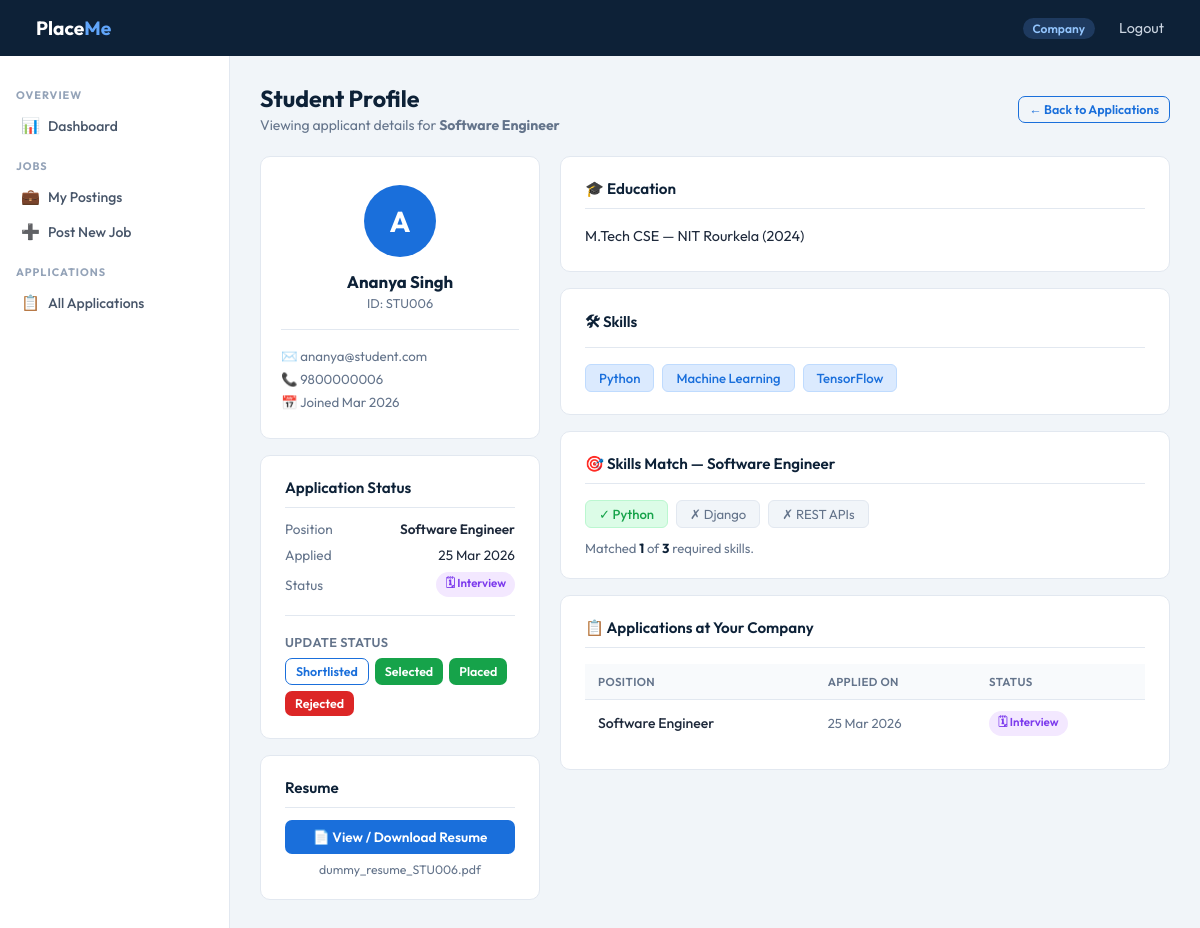
The page /company/student/6 (signed in) on the database its author committed.
### app.py (models this page shows, shortened)
class JobPosition(db.Model):
    __tablename__ = 'job_position'
    id              = db.Column(db.Integer, primary_key=True)
    company_id      = db.Column(db.Integer, db.ForeignKey('company.id'), nullable=False)
    title           = db.Column(db.String(100), nullable=False)
    description     = db.Column(db.Text)
    required_skills = db.Column(db.Text)
    experience      = db.Column(db.String(50))
    salary_range    = db.Column(db.String(50))
    status          = db.Column(db.String(20), default='Active')  # Active / Closed
    is_approved     = db.Column(db.Boolean, default=False)
    posted_date     = db.Column(db.DateTime, default=datetime.utcnow)
    applications = db.relationship(
        'Application', backref='job_position',
        lazy=True, cascade='all, delete-orphan'
    )

class Student(db.Model):
    __tablename__ = 'student'
    id              = db.Column(db.Integer, primary_key=True)
    name            = db.Column(db.String(100), nullable=False)
    email           = db.Column(db.String(120), unique=True, nullable=False)
    password        = db.Column(db.String(200), nullable=False)
    student_id      = db.Column(db.String(50), unique=True)
    contact         = db.Column(db.String(20))
    education       = db.Column(db.Text)
    skills          = db.Column(db.Text)
    resume_path     = db.Column(db.String(200))
    is_active       = db.Column(db.Boolean, default=True)
    registered_date = db.Column(db.DateTime, default=datetime.utcnow)
    applications = db.relationship(
        'Application', backref='student',
        lazy=True, cascade='all, delete-orphan'
    )

class Application(db.Model):
    __tablename__ = 'application'
    id           = db.Column(db.Integer, primary_key=True)
    student_id   = db.Column(db.Integer, db.ForeignKey('student.id'), nullable=False)
    job_id       = db.Column(db.Integer, db.ForeignKey('job_position.id'), nullable=False)
    status       = db.Column(db.String(20), default='Applied')  # Applied → Shortlisted → Selected / Rejected / Placed
    applied_date = db.Column(db.DateTime, default=datetime.utcnow)
    updated_date = db.Column(db.DateTime, default=datetime.utcnow)
    placement = db.relationship(
        'Placement', backref='application',
        uselist=False, cascade='all, delete-orphan'
    )

### app.py (the view)
@app.route('/company/student/<int:student_id>')
def company_view_student(student_id):
    company = _company_or_401()
    if not company:
        return redirect(url_for('login'))
    if not company.is_approved or not company.is_active:
        flash('Your company account is not authorized.', 'danger')
        return redirect(url_for('login'))
    company_job_ids = [j.id for j in company.job_positions]
    application = Application.query.filter(
        Application.student_id == student_id,
        Application.job_id.in_(company_job_ids),
        Application.status.in_(['Shortlisted', 'Interview', 'Selected', 'Placed']),
    ).first()
    if not application:
        flash('You can only view profiles of shortlisted or selected applicants.', 'danger')
        return redirect(url_for('company_dashboard'))
    student = Student.query.get_or_404(student_id)
    return render_template('company_view_student.html', student=student, application=application)

### app.py (called while the page is built)
@app.context_processor
def inject_student():
    if session.get('role') == 'student':
        return dict(student=Student.query.get(session['user_id']))
    return dict(student=None)

def _company_or_401():
    if session.get('role') != 'company':
        return None
    return Company.query.get(session['user_id'])

### templates/company_view_student.html (shortened to what this page needs)
{% extends "base.html" %}
{% block content %}
<div class="page-header">
  <div class="header-row">
    <div>
      <h1>Student Profile</h1>
      <p>Viewing applicant details for <strong>{{ application.job_position.title }}</strong></p>
    </div>
    <a href="{{ url_for('company_all_applications') }}" class="btn btn-outline btn-sm">← Back to Applications</a>
  </div>
</div>
<div style="display:grid;grid-template-columns:280px 1fr;gap:20px;align-items:start;">
  <div style="display:flex;flex-direction:column;gap:16px;">
    <div class="card" style="text-align:center;padding:28px 20px;">
      <div style="width:72px;height:72px;border-radius:50%;background:var(--blue);display:flex;align-items:center;justify-content:center;font-size:1.8rem;font-weight:700;color:#fff;margin:0 auto 14px;">
        {{ student.name[0].upper() }}
      </div>
      <div style="font-weight:700;font-size:1.05rem;color:var(--navy);">{{ student.name }}</div>
      {% if student.student_id %}
      <div style="font-size:.8rem;color:var(--gray);margin-top:3px;">ID: {{ student.student_id }}</div>
      {% endif %}
      <hr>
      <div style="font-size:.83rem;color:var(--gray);text-align:left;display:flex;flex-direction:column;gap:7px;">
        <div>✉️ {{ student.email }}</div>
        {% if student.contact %}<div>📞 {{ student.contact }}</div>{% endif %}
        <div>📅 Joined {{ student.registered_date.strftime('%b %Y') }}</div>
      </div>
    </div>
    <div class="card">
      <div class="card-title" style="margin-bottom:12px;">Application Status</div>
      <div style="display:flex;flex-direction:column;gap:8px;font-size:.85rem;">
        <div style="display:flex;justify-content:space-between;">
          <span style="color:var(--gray);">Position</span>
          <span style="font-weight:600;">{{ application.job_position.title }}</span>
        </div>
        <div style="display:flex;justify-content:space-between;">
          <span style="color:var(--gray);">Applied</span>
          <span>{{ application.applied_date.strftime('%d %b %Y') }}</span>
        </div>
        <div style="display:flex;justify-content:space-between;align-items:center;">
          <span style="color:var(--gray);">Status</span>
          {% if application.status == 'Shortlisted' %}<span class="badge badge-amber">⭐ Shortlisted</span>
          {% elif application.status == 'Interview' %}<span class="badge badge-purple">🗓 Interview</span>
          {% elif application.status == 'Selected' %}<span class="badge badge-green">✅ Selected</span>
          {% elif application.status == 'Placed' %}<span class="badge badge-green">🎉 Placed</span>
          {% endif %}
        </div>
      </div>
      <hr>
      <div style="font-size:.8rem;font-weight:600;color:var(--gray);margin-bottom:8px;text-transform:uppercase;letter-spacing:.4px;">Update Status</div>
      <div style="display:flex;flex-wrap:wrap;gap:6px;">
        {% set next_statuses = ['Shortlisted','Interview','Selected','Placed','Rejected'] %}
        {% for s in next_statuses %}
        {% if s != application.status %}
        <a href="{{ url_for('update_application', id=application.id, status=s) }}"
           class="btn btn-sm {% if s == 'Rejected' %}btn-danger{% elif s in ['Selected','Placed'] %}btn-success{% else %}btn-outline{% endif %}"
           onclick="return confirm('Set status to {{ s }}?')">{{ s }}</a>
        {% endif %}
        {% endfor %}
      </div>
    </div>
    <div class="card">
      <div class="card-title" style="margin-bottom:12px;">Resume</div>
      {% if student.resume_path %}
      <a href="{{ url_for('static', filename='uploads/resumes/' + student.resume_path) }}"
         target="_blank" class="btn btn-primary" style="width:100%;justify-content:center;">
        📄 View / Download Resume
      </a>
      <div style="font-size:.77rem;color:var(--gray);margin-top:8px;text-align:center;">{{ student.resume_path }}</div>
      {% else %}
      <div style="text-align:center;padding:12px 0;">
        <span class="badge badge-red">No resume uploaded</span>
      </div>
      {% endif %}
    </div>
  </div>
  <div style="display:flex;flex-direction:column;gap:16px;">
    <div class="card">
      <div class="card-title">🎓 Education</div>
      {% if student.education %}
      <p style="font-size:.9rem;color:var(--text);line-height:1.65;white-space:pre-line;">{{ student.education }}</p>
      {% else %}
      <p style="color:var(--gray);font-size:.875rem;">No education details provided.</p>
      {% endif %}
    </div>
    <div class="card">
      <div class="card-title">🛠 Skills</div>
      {% if student.skills %}
      <div style="display:flex;flex-wrap:wrap;gap:8px;">
        {% for skill in student.skills.split(',') %}
        <span style="background:var(--blue-lt);color:var(--blue);border:1px solid #bfdbfe;border-radius:6px;padding:5px 13px;font-size:.82rem;font-weight:500;">
          {{ skill.strip() }}
        </span>
        {% endfor %}
      </div>
      {% else %}
      <p style="color:var(--gray);font-size:.875rem;">No skills listed.</p>
      {% endif %}
    </div>
    {% if application.job_position.required_skills and student.skills %}
    <div class="card">
      <div class="card-title">🎯 Skills Match — {{ application.job_position.title }}</div>
      {% set required = application.job_position.required_skills.split(',') %}
      {% set student_skills_lower = student.skills.lower() %}
      <div style="display:flex;flex-wrap:wrap;gap:8px;">
        {% for skill in required %}
        {% set s = skill.strip() %}
        {% if s.lower() in student_skills_lower %}
        <span style="background:var(--green-lt);color:var(--green);border:1px solid #bbf7d0;border-radius:6px;padding:5px 13px;font-size:.82rem;font-weight:500;">✓ {{ s }}</span>
        {% else %}
        <span style="background:#f1f5f9;color:var(--gray);border:1px solid var(--border);border-radius:6px;padding:5px 13px;font-size:.82rem;">✗ {{ s }}</span>
        {% endif %}
        {% endfor %}
      </div>
      {% set matched = [] %}
      {% for skill in required %}{% if skill.strip().lower() in student_skills_lower %}{% set _ = matched.append(1) %}{% endif %}{% endfor %}
      <div style="margin-top:12px;font-size:.82rem;color:var(--gray);">
        Matched <strong style="color:var(--navy);">{{ matched|length }}</strong> of <strong style="color:var(--navy);">{{ required|length }}</strong> required skills.
      </div>
    </div>
    {% endif %}
    {% set company_job_ids = application.job_position.company_id %}
    <div class="card">
      <div class="card-title">📋 Applications at Your Company</div>
      <div class="table-wrap">
        <table>
          <thead>
            <tr>
              <th>Position</th>
              <th>Applied On</th>
              <th>Status</th>
            </tr>
          </thead>
          <tbody>
            <tr>
              <td style="font-weight:500;">{{ application.job_position.title }}</td>
              <td style="color:var(--gray);font-size:.82rem;">{{ application.applied_date.strftime('%d %b %Y') }}</td>
              <td>
                {% if application.status == 'Shortlisted' %}<span class="badge badge-amber">⭐ Shortlisted</span>
                {% elif application.status == 'Interview' %}<span class="badge badge-purple">🗓 Interview</span>
                {% elif application.status == 'Selected' %}<span class="badge badge-green">✅ Selected</span>
                {% elif application.status == 'Placed' %}<span class="badge badge-green">🎉 Placed</span>
                {% elif application.status == 'Rejected' %}<span class="badge badge-red">Rejected</span>
                {% else %}<span class="badge badge-blue">{{ application.status }}</span>
                {% endif %}
              </td>
            </tr>
          </tbody>
        </table>
      </div>
    </div>
  </div>
</div>
{% endblock %}

### templates/base.html (style rules this page uses)
*, *::before, *::after { box-sizing: border-box; margin: 0; padding: 0; }
:root { --navy: #0d2137; --blue: #1a6fdb; --blue-lt: #dbeafe; --green: #16a34a; --green-lt:#dcfce7; --amber: #b45309; --amber-lt:#fef3c7; --red: #dc2626; --red-lt: #fee2e2; --gray: #64748b; --border: #e2e8f0; --bg: #f1f5f9; --white: #ffffff; --text: #1e293b; --sidebar-w: 230px; }
body { font-family: 'Outfit', sans-serif; background: var(--bg); color: var(--text); min-height: 100vh; }
.page-header { margin-bottom: 22px; }
.page-header h1 { font-size: 1.45rem; font-weight: 700; color: var(--navy); }
.page-header p { color: var(--gray); margin-top: 3px; font-size: .875rem; }
.header-row { display: flex; align-items: center; justify-content: space-between; flex-wrap: wrap; gap: 10px; }
.card { background: var(--white); border: 1px solid var(--border); border-radius: 10px; padding: 22px 24px; }
.card-title { font-size: .95rem; font-weight: 600; color: var(--navy); margin-bottom: 16px; border-bottom: 1px solid var(--border); padding-bottom: 10px; }
.table-wrap { overflow-x: auto; }
table { width: 100%; border-collapse: collapse; font-size: .875rem; }
thead th { background: #f8fafc; color: var(--gray); font-weight: 600; font-size: .72rem; text-transform: uppercase; letter-spacing: .4px; padding: 10px 13px; text-align: left; border-bottom: 1px solid var(--border); }
tbody td { padding: 11px 13px; border-bottom: 1px solid var(--border); vertical-align: middle; }
tbody tr:last-child td { border-bottom: none; }
.btn { display: inline-flex; align-items: center; gap: 5px; padding: 8px 15px; border-radius: 7px; font-size: .85rem; font-weight: 600; border: none; cursor: pointer; text-decoration: none; transition: all .13s; font-family: inherit; }
.btn-primary { background: var(--blue); color: #fff; }
.btn-success { background: var(--green); color: #fff; }
.btn-danger { background: var(--red); color: #fff; }
.btn-outline { background: transparent; color: var(--blue); border: 1.5px solid var(--blue); }
.btn-sm { padding: 5px 10px; font-size: .78rem; }
.badge { display: inline-block; padding: 3px 9px; border-radius: 20px; font-size: .72rem; font-weight: 600; }
.badge-purple { background: #f3e8ff; color: #7c3aed; }
hr { border: none; border-top: 1px solid var(--border); margin: 18px 0; }

### rows shown on the page
JobPosition: job_position "Software Engineer"
Student: name "A", name "Ananya Singh", student_id "STU006", email "ananya@student.com", contact "9800000006", registered_date "Mar 2026", resume_path "dummy_resume_STU006.pdf", education "M.Tech CSE — NIT Rourkela (2024)"
Application: applied_date "25 Mar 2026"

### other values the page prints
{{ session.get('role') | capitalize }} "Company"
{{ s }} "Shortlisted" "Selected" "Placed" "Rejected"
{{ skill.strip() }} "Python" "Machine Learning" "TensorFlow"
{{ s }} "Python"
{{ s }} "Django" "REST APIs"
{{ matched|length }} "1"
{{ required|length }} "3"
